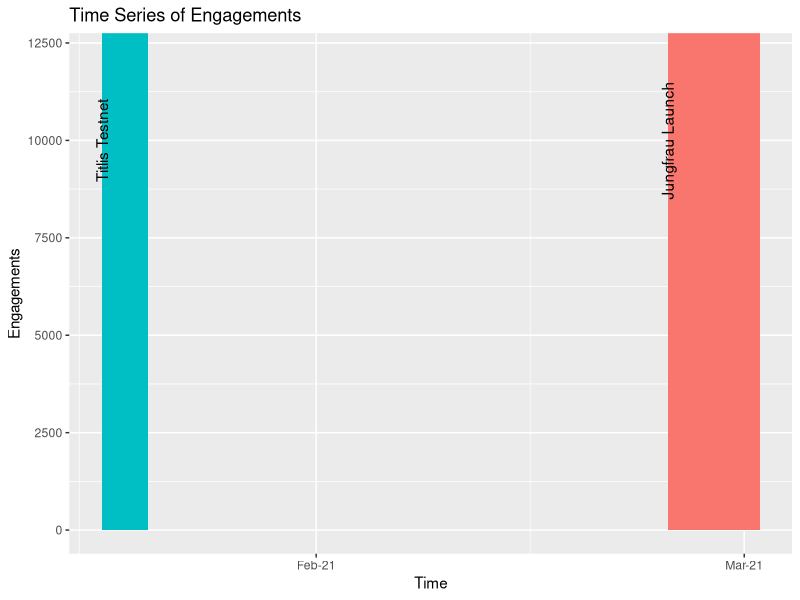
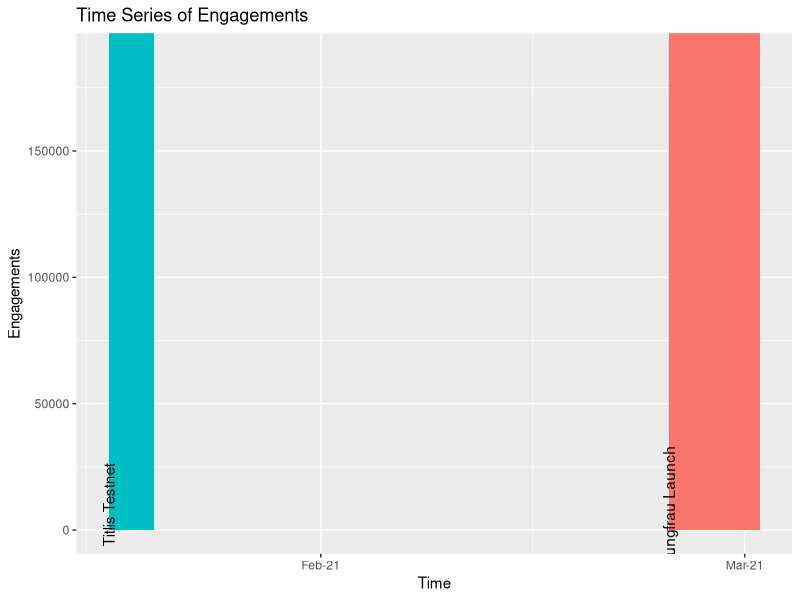
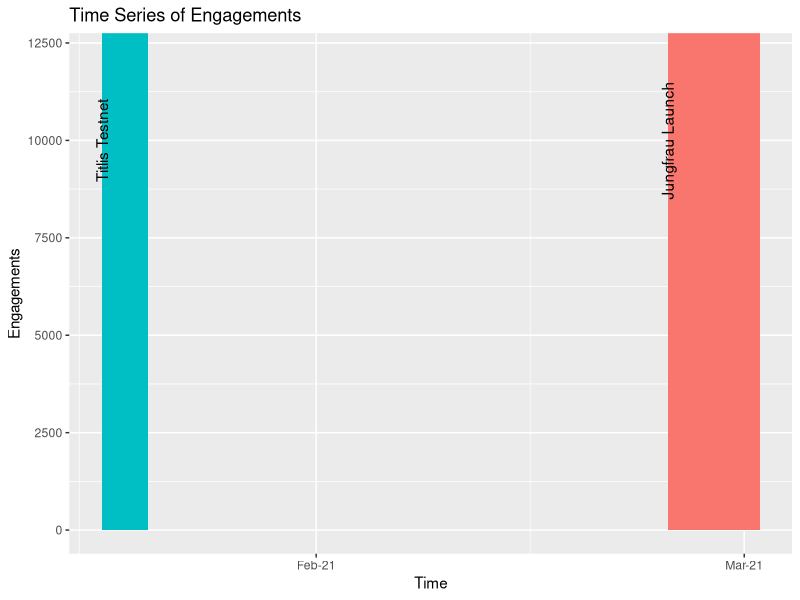
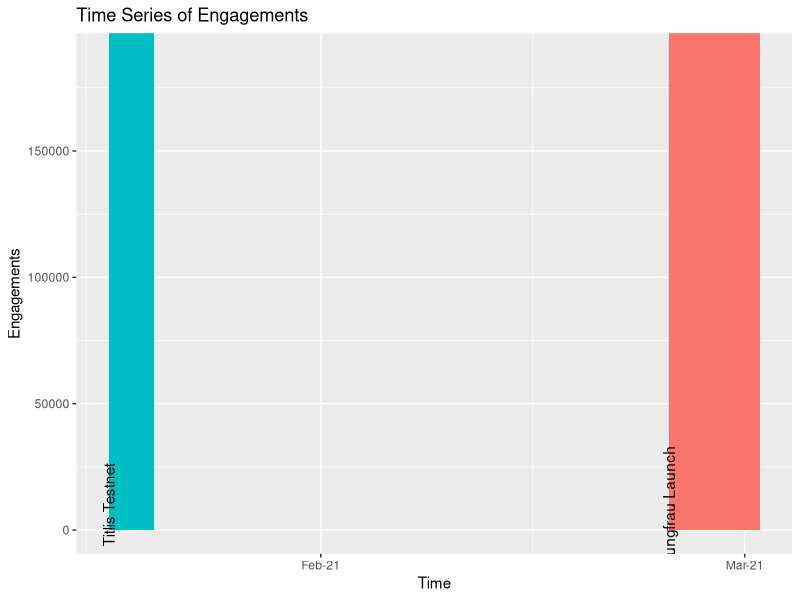

Recreate these plots in R, in order. (Note: this script raises an error after producing the figures.)
## Load libraries
library(lubridate)
library(tidyverse)

## Read in data
data1 <- read.csv("twit_data/tweet_activity_metrics_hoprnet_20201201_20210101_en.csv")
data2 <- read.csv("twit_data/tweet_activity_metrics_hoprnet_20210101_20210201_en.csv")
data3 <- read.csv("twit_data/tweet_activity_metrics_hoprnet_20210201_20210301_en.csv")
data4 <- read.csv("twit_data/tweet_activity_metrics_hoprnet_20210301_20210401_en.csv")
data5 <- read.csv("twit_data/tweet_activity_metrics_hoprnet_20210401_20210414_en.csv")
data <- do.call(rbind,list(data1,data2,data3,data4,data5))
data$Time <- as_datetime(data$time,format="%Y-%m-%d %H:%M")
data <- data[order(data$Time),]
data$Date <- as_datetime(format(data$Time,"%Y-%m-%d"))
data$Weekday <- format(data$Date,"%w")

## Events DF
events <- data.frame(
                        start = as_datetime(c("2021-01-18","2021-02-24")),
                        end = as_datetime(c("2021-01-21","2021-03-02")),
                        name = c("Titlis Testnet","Jungfrau Launch")
                    )

## Data Events Excluded
data_ev_ex <- data[!(data$Date >= events$start[1] & data$Date <= events$end[1]),]
data_ev_ex <- data[!(data_ev_ex$Date >= events$start[2] & data_ev_ex$Date <= events$end[2]),]

## Derive Daily data
data_d <- data %>%
	group_by(Date) %>%
	summarise(
				Num_Tweets = length(Tweet.id),
				impressions = sum(impressions),
				engagements = sum(engagements),
				retweets = sum(retweets),
				replies = sum(replies),
				likes = sum(likes),
				user.profile.clicks = sum(user.profile.clicks),
				url.clicks = sum(url.clicks),
				hashtag.clicks = sum(hashtag.clicks),
				detail.expands = sum(detail.expands),
				follows = sum(follows),
				media.views = sum(media.views),
				media.engagements = sum(media.engagements)
			)
data_d$Weekday <- format(data_d$Date,"%w")

## Line Plot per Tweet
# plot(data$Time,data$engagements,type="l",xlab="Day",ylab="Engagements")
# abline(v=as.POSIXct("2021-01-18"),col="red")
# abline(v=as.POSIXct("2021-01-21"),col="red")
# abline(v=as.POSIXct("2021-02-24"),col="blue")
# abline(v=as.POSIXct("2021-03-02"),col="blue")
# legend("topright",legend = c("Titlis","Jungfrau"),col=c("red","blue"),pch=19,cex=.5)
ggplot() +
    geom_rect(aes(xmin = start,xmax = end,ymin = 0, ymax = Inf,fill = name),data = events,show.legend = F)+
    geom_text(aes(x = start,y = 10000,label = name,angle = 90),data = events)+
    geom_line(data=data, aes(x=Time, y=engagements)) + 
    geom_point() +
    scale_x_datetime(date_breaks = "months" , date_labels = "%b-%y")+
    labs(x = "Time", y = "Engagements", title = "Time Series of Engagements")
ggsave("twit_plot/Twitter_Engagement_Over_Time_Tweet_Wise.png", dpi = 300, width = 8, height = 6)

## Line Plot Cummulative per day
# plot(data_d$Date,data_d$engagements,type="l",xlab="Day",ylab="Engagements")
# abline(v=as.POSIXct("2021-01-18"),col="red")
# abline(v=as.POSIXct("2021-01-21"),col="red")
# abline(v=as.POSIXct("2021-02-24"),col="blue")
# abline(v=as.POSIXct("2021-03-02"),col="blue")
# legend("topright",legend = c("Titlis","Jungfrau"),col=c("red","blue"),pch=19,cex=.5)
ggplot() +
    geom_rect(aes(xmin = start,xmax = end,ymin = 0, ymax = Inf,fill = name),data = events,show.legend = F)+
    geom_text(aes(x = start,y = 10000,label = name,angle = 90),data = events)+
    geom_line(data=data_d, aes(x=Date, y=engagements)) + 
    geom_point() +
    scale_x_datetime(date_breaks = "months" , date_labels = "%b-%y")+
    labs(x = "Time", y = "Engagements", title = "Time Series of Engagements")
ggsave("twit_plot/Twitter_Engagement_Over_Time_Day_Wise.png", dpi = 300, width = 8, height = 6)

## Box plot including event data
data_p1 <- data_d %>%
    group_by(Weekday) %>%
    summarise(Med = median(engagements))
data_p2 <- data %>%
    select(Weekday, engagements) %>%
    left_join(data_p1) %>%
    mutate(Weekday = factor(Weekday, labels = c("Sunday", "Monday", "Tuesday", "Wednesday", "Thursday", "Friday", "Saturday")))
ggplot(data = data_p2, aes(x = Weekday, y = engagements)) +
    geom_boxplot(aes(fill = Med)) +
    scale_y_log10() +
    scale_fill_gradient2("Median", low = "red4", mid = "white", high = "green4") +
    labs(
        title = "Weekday Wise Number of Tweet Engagements",
        subtitle = "Data from 6/Aug/2020 to 17/May/2021",
        x = "Weekday",
        y = "Number of Tweet Engagements"
    )
ggsave("twit_plot/Twitter_Engagement_Weekday_Wise_All_Data.png", dpi = 300, width = 8, height = 6)

## Box plot not including event data
data_p1 <- data_ev_ex %>%
    group_by(Weekday) %>%
    summarise(Med = median(engagements))
data_p2 <- data_ev_ex %>%
    select(Weekday, engagements) %>%
    left_join(data_p1) %>%
    mutate(Weekday = factor(Weekday, labels = c("Sunday", "Monday", "Tuesday", "Wednesday", "Thursday", "Friday", "Saturday")))
ggplot(data = data_p2, aes(x = Weekday, y = engagements)) +
    geom_boxplot(aes(fill = Med)) +
    scale_y_log10() +
    scale_fill_gradient2("Median", low = "red4", mid = "white", high = "green4") +
    labs(
        title = "Weekday Wise Number of Tweet Engagements",
        subtitle = "Data from 6/Aug/2020 to 17/May/2021\nExcluding HOPR Titlis testnet: Jan 18 - Jan 21 & HOPR Jungfrau launch: Feb 24 - Mar 2",
        x = "Weekday",
        y = "Number of Tweet Engagements"
    )
ggsave("twit_plot/Twitter_Engagement_Weekday_Wise_Events_Excluded.png", dpi = 300, width = 8, height = 6)
